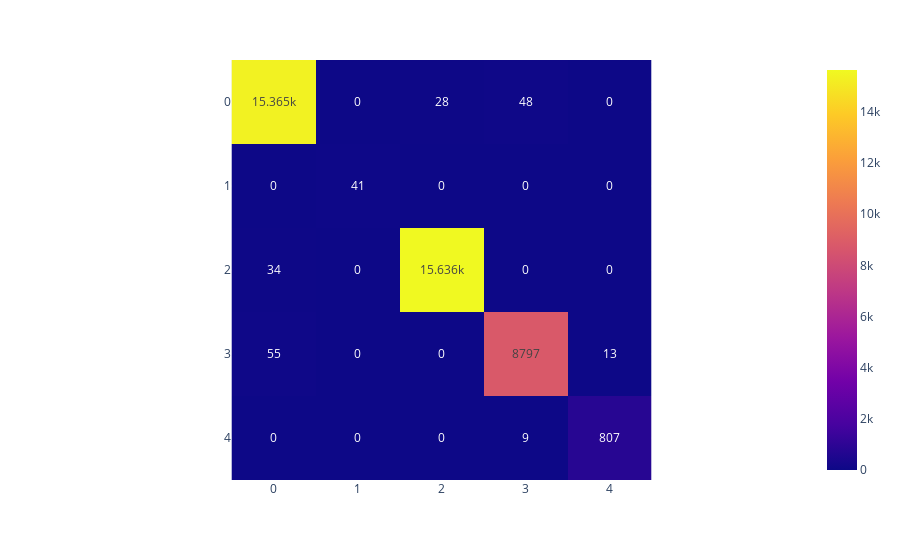

The code cell stored with this chart in its notebook:
### Code cell
px.imshow(cm,text_auto=True)

### Figure 1 — Plotly figure (JSON) as saved in the notebook; plotly's stock layout.template omitted (floating-point values rounded to 4 significant figures)
{"data": [{"coloraxis": "coloraxis", "hovertemplate": "x: %{x}<br>y: %{y}<br>color: %{z}<extra></extra>", "name": "0", "texttemplate": "%{z}", "type": "heatmap", "xaxis": "x", "yaxis": "y", "z": [[15365, 0, 28, 48, 0], [0, 41, 0, 0, 0], [34, 0, 15636, 0, 0], [55, 0, 0, 8797, 13], [0, 0, 0, 9, 807]]}], "layout": {"coloraxis": {"colorscale": [[0, "#0d0887"], [0.1111, "#46039f"], [0.2222, "#7201a8"], [0.3333, "#9c179e"], [0.4444, "#bd3786"], [0.5556, "#d8576b"], [0.6667, "#ed7953"], [0.7778, "#fb9f3a"], [0.8889, "#fdca26"], [1, "#f0f921"]]}, "margin": {"t": 60}, "xaxis": {"anchor": "y", "constrain": "domain", "domain": [0, 1], "scaleanchor": "y"}, "yaxis": {"anchor": "x", "autorange": "reversed", "constrain": "domain", "domain": [0, 1]}}}
